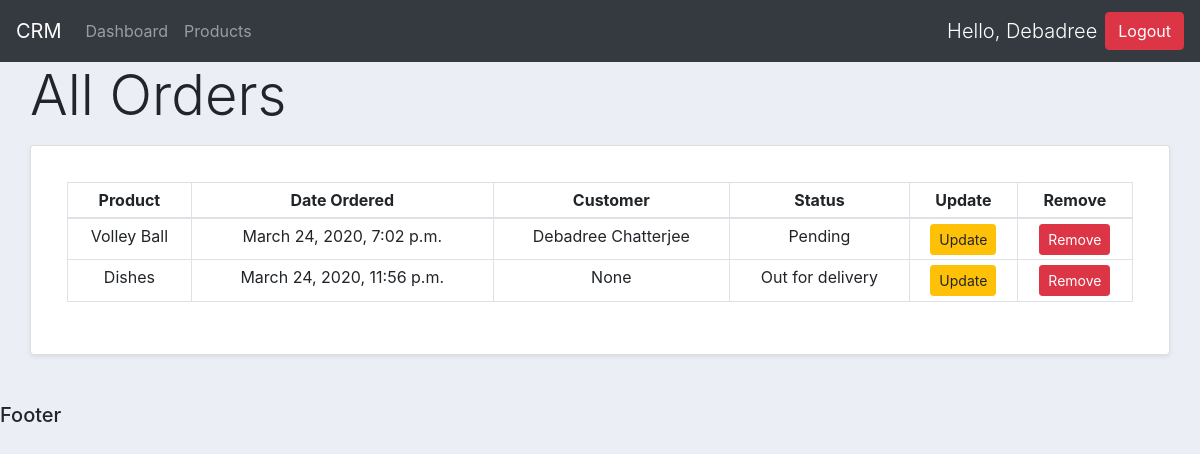
/all_orders/ (signed in), run on the app's committed database.
### accounts/models.py (models this page shows, shortened)
class Order(models.Model):
	STATUS = (
			('Pending', 'Pending'),
			('Out for delivery', 'Out for delivery'),
			('Delivered', 'Delivered'),
			)
	customer = models.ForeignKey(Customer,null=True,on_delete=models.SET_NULL)
	product = models.ForeignKey(Product,null=True,on_delete=models.SET_NULL)
	date_created = models.DateTimeField(auto_now_add=True, null=True)
	status = models.CharField(max_length=200, null=True, choices=STATUS)

class Product(models.Model):
	CATEGORY = (
			('Indoor', 'Indoor'),
			('Out Door', 'Out Door'),
			)
	name = models.CharField(max_length=200, null=True)
	price = models.FloatField(null=True)
	category = models.CharField(max_length=200, null=True, choices=CATEGORY)
	description = models.CharField(max_length=200, null=True)
	date_created = models.DateTimeField(auto_now_add=True, null=True)
	tag = models.ManyToManyField(Tag)

class Customer(models.Model):
	user = models.OneToOneField(User,null=True,on_delete=models.CASCADE)
	name = models.CharField(max_length=200, null=True)
	phone = models.CharField(max_length=200, null=True)
	email = models.CharField(max_length=200, null=True)
	date_created = models.DateTimeField(auto_now_add=True, null=True)
	profile_pic = models.ImageField(null=True,blank=True)

### accounts/decorators.py (the view)
    def wrapper_func(request,*args,**kwargs):
        group = None
        if request.user.groups.exists():
            group = request.user.groups.all()[0].name
        if group == 'customer':
            return redirect('user')
        elif group=='admin':
            return view_func(request,*args,**kwargs)

### accounts/views.py (called while the page is built)
@login_required(login_url='login')
@admin_only
def allOrders(request):
    orders = Order.objects.all()
    context = {'orders':orders}
    return render(request,'accounts/orders.html',context)

### accounts/templates/accounts/orders.html
{% extends 'accounts/main.html' %}
{% block content %}
<div class="col">
        <p class="display-4">All Orders</h1>
        <div class="card shadow-sm p-3 mb-5 bg-white rounded">
            <div class="card-body">
                <table class="table table-sm table-bordered text-center table-hover">
                    <thead>
                        <tr>
                            <th scope="col">Product</th>
                            <th scope="col">Date Ordered</th>
                            <th scope="col">Customer</th>
                            <th scope="col">Status</th>
                            <th scope="col">Update</th>
                            <th scope="col">Remove</th>
                        </tr>
                    </thead>
                    <tbody>
                        {% for order in orders %}
                        <tr scope="row">
                            <td>{{order.product.name}}</td>
                            <td>{{order.date_created}}</td>
                            <td>{{order.customer.name}}</td>
                            <td>{{order.status}}</td>
                            <td><a name="" id="" class="btn btn-sm btn-warning" href="{% url 'update_order' order.id %}" role="button">Update</a></td>
                            <td><a name="" id="" class="btn btn-sm btn-danger" href="{% url 'delete_order' order.id %}" role="button">Remove</a></td>
                        </tr>
                        {% endfor %}
                    </tbody>
                </table>
            </div>
        </div>
    </div>
    {% endblock content %}

### accounts/templates/accounts/navbar.html (shortened to what this page needs)
<nav class="navbar navbar-expand-lg navbar-dark bg-dark">
  <a class="navbar-brand" href="#">CRM</a>
  <div class="collapse navbar-collapse" id="navbarNav">
  {% if request.user.is_staff %}
    <ul class="navbar-nav mr-auto">
      <li class="nav-item {% if request.path == '/' %} active {% endif %} ">
        <a class="nav-link" href="{% url 'home' %}">Dashboard</a>
      </li>
      <li class="nav-item {% if request.path == '/products/' %} active {% endif %}">
        <a class="nav-link" href="{% url 'products' %}">Products</a>
      </li>
    </ul>
  {% endif %}
  </div>
  <span class="navbar-text mr-2 lead" style="color: white;">Hello, {{request.user.first_name}} </span>
  <a class="btn btn-danger" href="{% url 'logout' %}">Logout</a>
</nav>

### static/css/main.css (style rules this page uses)
body { background-color: #ebeff5; }

### data on the page
Order: product.name "Volley Ball", date_created "March 24, 2020, 7:02 p.m.", customer.name "Debadree Chatterjee", status "Pending"
Order: product.name "Dishes", date_created "March 24, 2020, 11:56 p.m.", customer.name "None", status "Out for delivery"

### other printed values
{{ request.user.first_name }} "Debadree"
